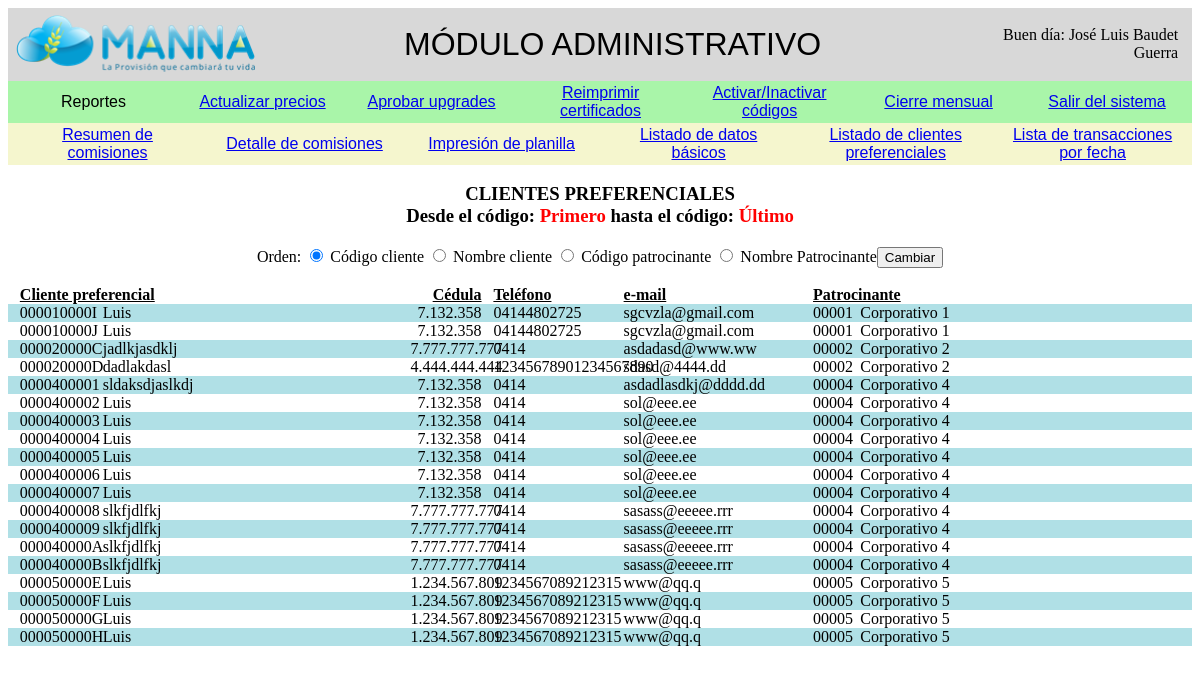
/admin/clientepref.php (signed in), run on the app's committed database.
### tables this page shows
CREATE TABLE `cliente_preferencial` (
  `id` bigint(20) NOT NULL,
  `cod_clte` varchar(20) NOT NULL,
  `clte_nombre` varchar(150) NOT NULL,
  `clte_cedula` varchar(10) NOT NULL,
  `clte_telefono` varchar(50) NOT NULL,
  `clte_email` varchar(150) NOT NULL,
  `clte_direccion` varchar(500) NOT NULL,
  `clte_direccion_envio` varchar(500) NOT NULL,
  `patroc_codigo` varchar(20) NOT NULL,
  `cod_corto_clte` varchar(20) NOT NULL
);

### admin/clientepref.php (the view, shortened to what this page needs)
<?php
include_once("cabecera.php");
include_once("menu.php");
include_once("reportes.php");
?>
<?php
$orden = isset($_POST['orden']) ? $_POST['orden'] : 'codigo';
if ($_POST['cod_desde']<>'') {
	$dsd = $_POST['cod_desde'];
} else {
	$dsd = 'Primero';
}
if ($_POST['cod_hasta']<>'') {
	$hst = $_POST['cod_hasta'];
} else {
	$hst = 'Último';
}
echo '<div id="cuerpo">';
	echo '<div style="text-align:center">';
		echo '<h3>CLIENTES PREFERENCIALES<br>';
		echo 'Desde el código: <font color="red">'.trim($dsd).'</font> hasta el código: <font color="red">'.trim($hst).'</font><br></h3>';
	echo '</div>';
	echo '<div style="text-align:center">';
		echo '<form name="orden" method="post" action="clientepref.php">';
		echo 'Orden: ';
			switch ($orden) {
				default:
					$sorden = 'cod_clte';
					echo '<input type="radio" name="orden" value="cod_clte" checked> Código cliente ';
					echo '<input type="radio" name="orden" value="clte_nombre"> Nombre cliente ';
					echo '<input type="radio" name="orden" value="patroc_codigo"> Código patrocinante ';
					echo '<input type="radio" name="orden" value="patroc_nombre"> Nombre Patrocinante';
					break;
			}
			echo '<input type="submit" value="Cambiar">';
		echo '</form><br>';
	echo '</div>';
	if ($dsd<>'Primero') {
		if ($hst<>'Último') {
			$query = "SELECT cliente_preferencial.*,concat(afiliados.tit_nombres,' ',afiliados.tit_apellidos) as patroc_nombre from cliente_preferencial left outer join afiliados on cliente_preferencial.patroc_codigo=afiliados.tit_codigo WHERE patroc_codigo>='".trim($dsd)."' AND patroc_codigo<='".trim($hst)."' order by ".$sorden;
		} else {
			$query = "SELECT cliente_preferencial.*,concat(afiliados.tit_nombres,' ',afiliados.tit_apellidos) as patroc_nombre from cliente_preferencial left outer join afiliados on cliente_preferencial.patroc_codigo=afiliados.tit_codigo WHERE tit_codigo>='".trim($dsd)."' order by ".$sorden;
		}
	} else {
		if ($hst<>'Último') {
			$query = "SELECT cliente_preferencial.*,concat(afiliados.tit_nombres,' ',afiliados.tit_apellidos) as patroc_nombre from cliente_preferencial left outer join afiliados on cliente_preferencial.patroc_codigo=afiliados.tit_codigo WHERE tit_codigo<='".trim($hst)."' order by ".$sorden;
		} else {
			$query = "SELECT cliente_preferencial.*,concat(afiliados.tit_nombres,' ',afiliados.tit_apellidos) as patroc_nombre from cliente_preferencial left outer join afiliados on cliente_preferencial.patroc_codigo=afiliados.tit_codigo order by ".$sorden;
		}
	}
	$result = mysql_query($query,$link);
	$color = true;
	echo '<div class="nombre2"><b><u>Cliente preferencial</u></b></div>';
	echo '<div class="cedula" style="text-align:right;"><b><u>Cédula</u></b></div>';
	echo '<div class="telefono"><b><u>Teléfono</u></b></div>';
	echo '<div class="correo"><b><u>e-mail</u></b></div>';
	echo '<div class="nombre3"><b><u>Patrocinante</u></b></div>';
	echo '<br>';
	echo "</div>";
	while($row = mysql_fetch_array($result)) {
		if ($color) {
			echo '<div class="grupo1">';
			$color = false;
		} else {
			echo '<div class="grupo2">';
			$color = true;
		}
	    $cod_clte = $row["cod_clte"];
		$clte_nombre = trim($row["clte_nombre"]);
		$clte_cedula = trim($row["clte_cedula"]);
		$clte_telefono = trim($row["clte_telefono"]);
		$clte_email = trim($row["clte_email"]);
		$patroc_codigo = trim($row["patroc_codigo"]);
		$patroc_nombre = trim($row["patroc_nombre"]);
		echo '<div class="codigo" align="center">'.$cod_clte.'</div>';
		echo '<div class="nombre">'.utf8_encode($clte_nombre).'</div>';
		echo '<div class="cedula" style="text-align:right;">'.trim(number_format($clte_cedula,0,',','.')).'</div>';
		echo '<div class="telefono">'.$clte_telefono.'</div>';
		echo '<div class="correo">'.$clte_email.'</div>';
		echo '<div class="codigo2">'.$patroc_codigo.'</div>';
		echo '<div class="nombre">'.$patroc_nombre.'</div>';
		echo '<br>';
		echo "</div>";
	}
include_once("pie.php");
?>

### admin/clientepref.php (style rules this page uses)
.codigo { width: 6%; display: inline-block; }
.codigo2 { width: 3%; display: inline-block; }
.nombre { width: 25%; display: inline-block; }
.nombre2 { width: 32%; display: inline-block; }
.nombre3 { width: 29%; display: inline-block; }
.telefono { width: 10%; display: inline-block; }
.correo { width: 15%; display: inline-block; }
.cedula { width: 6%; display: inline-block; }
.grupo1 { background-color: powderblue; }
.grupo2 { background-color: none; }

### data on the page
cliente_preferencial: cod_clte "000010000I", clte_nombre "Luis", clte_cedula "7.132.358", clte_telefono "04144802725", clte_email "sgcvzla@gmail.com", patroc_codigo "00001", patroc_nombre "Corporativo 1"
cliente_preferencial: cod_clte "000010000J", clte_nombre "Luis", clte_cedula "7.132.358", clte_telefono "04144802725", clte_email "sgcvzla@gmail.com", patroc_codigo "00001", patroc_nombre "Corporativo 1"
cliente_preferencial: cod_clte "000020000C", clte_nombre "jadlkjasdklj", clte_cedula "7.777.777.777", clte_telefono "0414", clte_email "asdadasd@www.ww", patroc_codigo "00002", patroc_nombre "Corporativo 2"
cliente_preferencial: cod_clte "000020000D", clte_nombre "dadlakdasl", clte_cedula "4.444.444.444", clte_telefono "12345678901234567890", clte_email "sdasd@4444.dd", patroc_codigo "00002", patroc_nombre "Corporativo 2"
cliente_preferencial: cod_clte "0000400001", clte_nombre "sldaksdjaslkdj", clte_cedula "7.132.358", clte_telefono "0414", clte_email "asdadlasdkj@dddd.dd", patroc_codigo "00004", patroc_nombre "Corporativo 4"
cliente_preferencial: cod_clte "0000400002", clte_nombre "Luis", clte_cedula "7.132.358", clte_telefono "0414", clte_email "sol@eee.ee", patroc_codigo "00004", patroc_nombre "Corporativo 4"
cliente_preferencial: cod_clte "0000400003", clte_nombre "Luis", clte_cedula "7.132.358", clte_telefono "0414", clte_email "sol@eee.ee", patroc_codigo "00004", patroc_nombre "Corporativo 4"
cliente_preferencial: cod_clte "0000400004", clte_nombre "Luis", clte_cedula "7.132.358", clte_telefono "0414", clte_email "sol@eee.ee", patroc_codigo "00004", patroc_nombre "Corporativo 4"
cliente_preferencial: cod_clte "0000400005", clte_nombre "Luis", clte_cedula "7.132.358", clte_telefono "0414", clte_email "sol@eee.ee", patroc_codigo "00004", patroc_nombre "Corporativo 4"
cliente_preferencial: cod_clte "0000400006", clte_nombre "Luis", clte_cedula "7.132.358", clte_telefono "0414", clte_email "sol@eee.ee", patroc_codigo "00004", patroc_nombre "Corporativo 4"
cliente_preferencial: cod_clte "0000400007", clte_nombre "Luis", clte_cedula "7.132.358", clte_telefono "0414", clte_email "sol@eee.ee", patroc_codigo "00004", patroc_nombre "Corporativo 4"
cliente_preferencial: cod_clte "0000400008", clte_nombre "slkfjdlfkj", clte_cedula "7.777.777.777", clte_telefono "0414", clte_email "sasass@eeeee.rrr", patroc_codigo "00004", patroc_nombre "Corporativo 4"
cliente_preferencial: cod_clte "0000400009", clte_nombre "slkfjdlfkj", clte_cedula "7.777.777.777", clte_telefono "0414", clte_email "sasass@eeeee.rrr", patroc_codigo "00004", patroc_nombre "Corporativo 4"
cliente_preferencial: cod_clte "000040000A", clte_nombre "slkfjdlfkj", clte_cedula "7.777.777.777", clte_telefono "0414", clte_email "sasass@eeeee.rrr", patroc_codigo "00004", patroc_nombre "Corporativo 4"
cliente_preferencial: cod_clte "000040000B", clte_nombre "slkfjdlfkj", clte_cedula "7.777.777.777", clte_telefono "0414", clte_email "sasass@eeeee.rrr", patroc_codigo "00004", patroc_nombre "Corporativo 4"
cliente_preferencial: cod_clte "000050000E", clte_nombre "Luis", clte_cedula "1.234.567.809", clte_telefono "1234567089212315", clte_email "www@qq.q", patroc_codigo "00005", patroc_nombre "Corporativo 5"
cliente_preferencial: cod_clte "000050000F", clte_nombre "Luis", clte_cedula "1.234.567.809", clte_telefono "1234567089212315", clte_email "www@qq.q", patroc_codigo "00005", patroc_nombre "Corporativo 5"
cliente_preferencial: cod_clte "000050000G", clte_nombre "Luis", clte_cedula "1.234.567.809", clte_telefono "1234567089212315", clte_email "www@qq.q", patroc_codigo "00005", patroc_nombre "Corporativo 5"
cliente_preferencial: cod_clte "000050000H", clte_nombre "Luis", clte_cedula "1.234.567.809", clte_telefono "1234567089212315", clte_email "www@qq.q", patroc_codigo "00005", patroc_nombre "Corporativo 5"

### other printed values
$nombre "José Luis Baudet Guerra"
$dsd "Primero"
$hst "Último"
